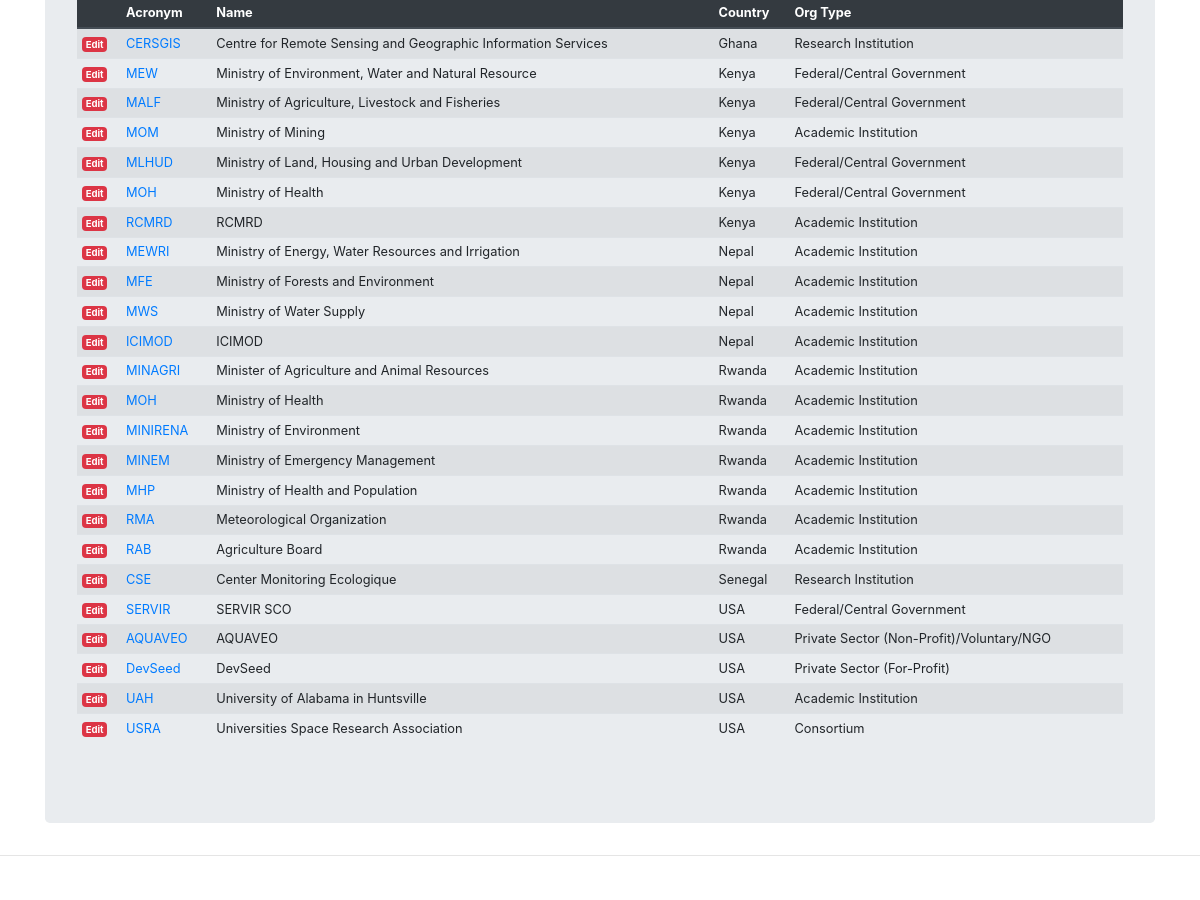
Before: /training/organizations (middle part) with the older database file.
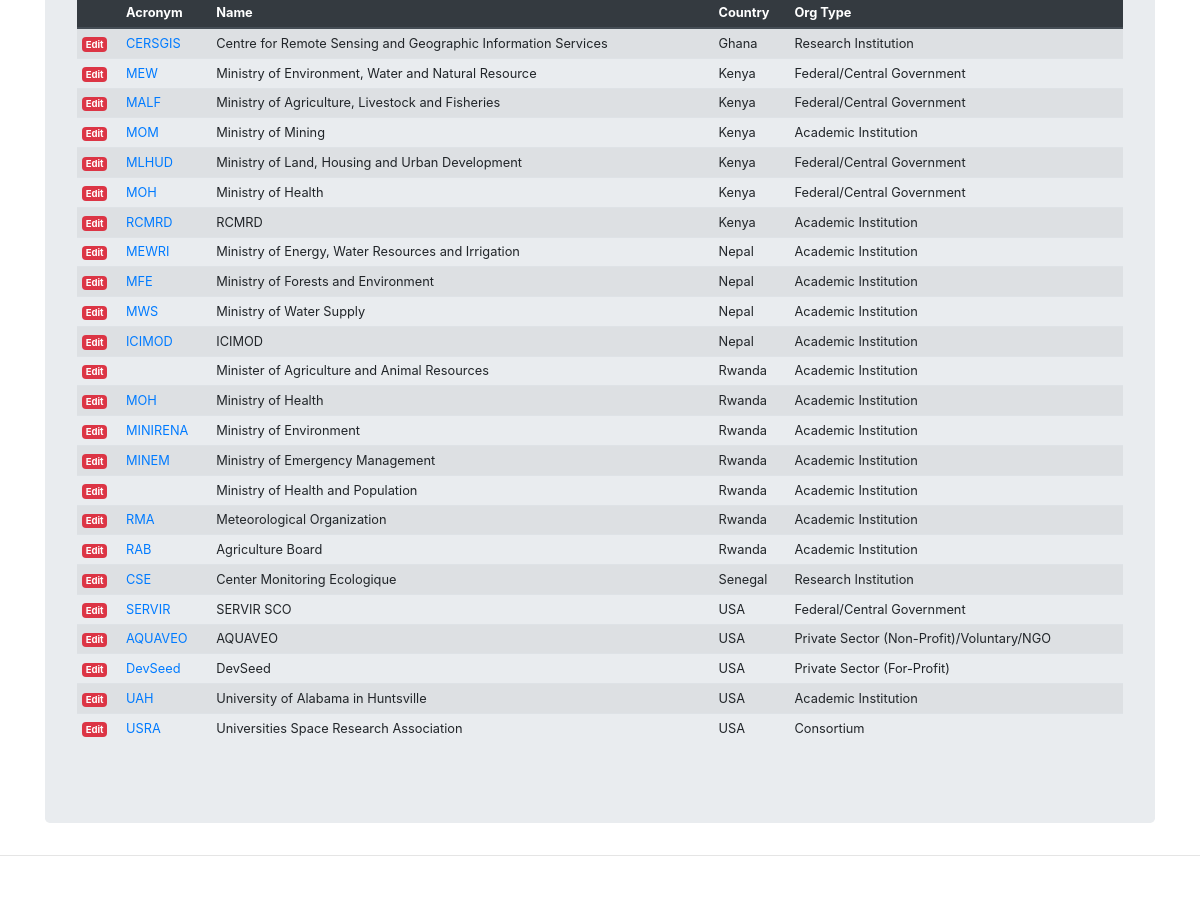
After: the same page with the newer database file.
### training/models.py (models this page shows, shortened)
class Participantorganization(models.Model):
	ORGANIZATION_TYPE_CHOICES = (
		(1, "Academic Institution"),
		(2, "Consortium"),
		(3, "Federal/Central Government"),
		(4, "Intergovernmental Organization"),
		(5, "Local Government"),
		(6, "Private Sector (For-Profit)"),
		(7, "Private Sector (Non-Profit)/Voluntary/NGO"),
		(8, "Research Institution"),
		(9, "State/Provincial Government"),
		(10, "Tribal Entity"),
		(11, "Miscellaneous/Other")
	)
	name = models.CharField(max_length=200)
	organizationtype = models.IntegerField(choices=ORGANIZATION_TYPE_CHOICES, default=1, help_text="Organization Type")
	acronym = models.CharField(max_length=50, blank=True)
	url = models.URLField(blank=True, help_text="Organization Site")
	country = models.CharField(max_length=100, help_text="Primary location (HQ)")
	class Meta:
		ordering = ('country', 'acronym',)
	def organizationtype_verbose(self):
		return dict(Participantorganization.ORGANIZATION_TYPE_CHOICES)[self.organizationtype]

### training/views.py (the view)
# urls.py: path("organizations", views.organizations, name="organizations"),
def organizations(request):
	organization_records = Participantorganization.objects.order_by('country')
	content = {'organization_records': organization_records,
			   'info': '',}
	return render(request, "training/organizations.html", context=content)

### training/templates/training/organizations.html (shortened to what this page needs)
{% extends "training/base.html" %}
{% load static %}
{% block content %}
{% if organization_records %}
<table class="table table-striped table-sm small">
  <thead class="thead-dark">
    <th scope="col"></th>
    <th scope="col">Acronym</th>
    <th scope="col">Name</th>
    <th scope="col">Country</th>
    <th scope="col">Org Type</th>
  </thead>
  {% for rec in organization_records %}
  <tr>
    <td><a class="badge badge-danger" href="/admin/training/participantorganization/{{ rec.id }}/change/">Edit</a></td>
    <td><a href="{{ rec.url }}">{{ rec.acronym }}</a></td>
    <td>{{ rec.name }}</td>
    <td>{{ rec.country }}</td>
    <td>{{ rec.organizationtype_verbose }}</td>
  </tr>
  {% endfor %}
</table>
{% else %}
<p>No Organizations have been registered in the database</p>
{% endif %}
{% endblock %}

Changed rows visible on the page:
changed Participantorganization "Minister of Agriculture and Animal Resources": acronym "MINAGRI" → (not shown)
changed Participantorganization "Ministry of Health and Population": acronym "MHP" → (not shown)
